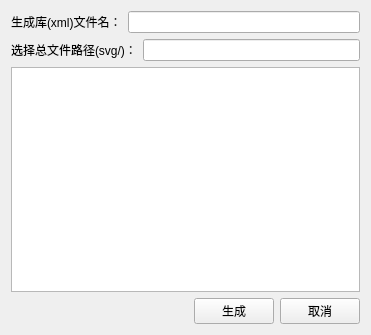
<?xml version="1.0" encoding="UTF-8"?>
<ui version="4.0">
 <class>S3dmXmlGenerateDlg</class>
 <widget class="QWidget" name="S3dmXmlGenerateDlg">
  <property name="geometry">
   <rect>
    <x>0</x>
    <y>0</y>
    <width>371</width>
    <height>335</height>
   </rect>
  </property>
  <property name="windowTitle">
   <string>生成符号库</string>
  </property>
  <layout class="QGridLayout" name="gridLayout">
   <item row="0" column="0">
    <widget class="QLabel" name="label_2">
     <property name="text">
      <string>生成库(xml)文件名：</string>
     </property>
    </widget>
   </item>
   <item row="0" column="1">
    <widget class="QLineEdit" name="lineEdit"/>
   </item>
   <item row="1" column="0" colspan="2">
    <layout class="QHBoxLayout" name="horizontalLayout">
     <item>
      <widget class="QLabel" name="label">
       <property name="text">
        <string>选择总文件路径(svg/)：</string>
       </property>
      </widget>
     </item>
     <item>
      <widget class="QLineEdit" name="editPath"/>
     </item>
    </layout>
   </item>
   <item row="2" column="0" colspan="2">
    <widget class="QTableWidget" name="tableWidget"/>
   </item>
   <item row="3" column="0" colspan="2">
    <layout class="QHBoxLayout" name="horizontalLayout_2">
     <item>
      <spacer name="horizontalSpacer">
       <property name="orientation">
        <enum>Qt::Horizontal</enum>
       </property>
       <property name="sizeHint" stdset="0">
        <size>
         <width>40</width>
         <height>20</height>
        </size>
       </property>
      </spacer>
     </item>
     <item>
      <widget class="QPushButton" name="buttonGenerate">
       <property name="text">
        <string>生成</string>
       </property>
      </widget>
     </item>
     <item>
      <widget class="QPushButton" name="buttonCancel">
       <property name="text">
        <string>取消</string>
       </property>
      </widget>
     </item>
    </layout>
   </item>
  </layout>
 </widget>
 <resources/>
 <connections/>
</ui>
